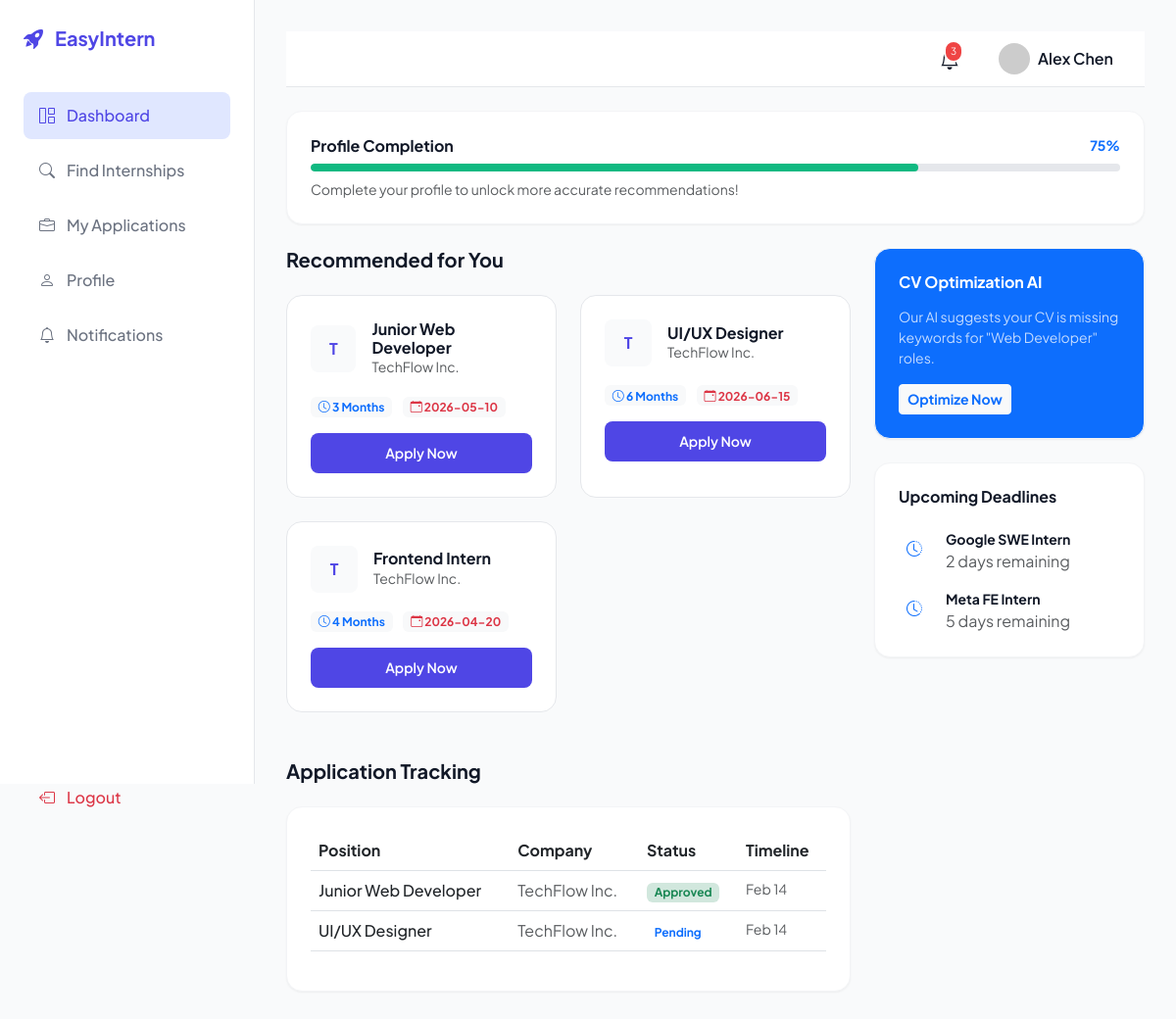
The app's page /student_dashboard.php with its own data.
### tables this page shows
CREATE TABLE IF NOT EXISTS student_profiles (
    user_id INT PRIMARY KEY,
    skills TEXT,  
    cv_url VARCHAR(255),
    bio TEXT,
    location VARCHAR(255),
    profile_completion INT DEFAULT 0,
    FOREIGN KEY (user_id) REFERENCES users(id) ON DELETE CASCADE
);

CREATE TABLE IF NOT EXISTS internships (
    id INT AUTO_INCREMENT PRIMARY KEY,
    company_id INT,
    title VARCHAR(255) NOT NULL,
    description TEXT NOT NULL,
    requirements TEXT,  
    duration VARCHAR(100),
    deadline DATE,
    company_name VARCHAR(255),
    status ENUM('Active', 'Expired') DEFAULT 'Active',
    created_at TIMESTAMP DEFAULT CURRENT_TIMESTAMP,
    FOREIGN KEY (company_id) REFERENCES users(id) ON DELETE CASCADE
);

CREATE TABLE IF NOT EXISTS applications (
    id INT AUTO_INCREMENT PRIMARY KEY,
    internship_id INT,
    student_id INT,
    status ENUM('Pending', 'Approved', 'Rejected') DEFAULT 'Pending',
    applied_at TIMESTAMP DEFAULT CURRENT_TIMESTAMP,
    FOREIGN KEY (internship_id) REFERENCES internships(id) ON DELETE CASCADE,
    FOREIGN KEY (student_id) REFERENCES users(id) ON DELETE CASCADE
);

### student_dashboard.php (the view, shortened to what this page needs)
<?php
require 'includes/db.php';
$user_id = $_SESSION['user_id'];
$stmt = $pdo->prepare("SELECT * FROM student_profiles WHERE user_id = ?");
$stmt->execute([$user_id]);
$profile = $stmt->fetch();
$progress = $profile['profile_completion'] ?? 70;
$stmt = $pdo->prepare("SELECT a.*, i.title, i.company_name FROM applications a JOIN internships i ON a.internship_id = i.id WHERE a.student_id = ? ORDER BY applied_at DESC");
$stmt->execute([$user_id]);
$applications = $stmt->fetchAll();
$skills = $profile['skills'] ?? 'PHP, JavaScript, CSS';
$skill_arr = explode(',', $skills);
$recommendations = [];
if (!empty($skill_arr)) {
    $sql = "SELECT * FROM internships WHERE ";
    $clauses = [];
    foreach($skill_arr as $s) {
        $clauses[] = "requirements LIKE '%" . trim($s) . "%'";
    }
    $sql .= implode(' OR ', $clauses) . " LIMIT 3";
    $recommendations = $pdo->query($sql)->fetchAll();
}
?>
<!DOCTYPE html>
<html lang="en">
<head>
    <link href="https://cdn.jsdelivr.net/npm/bootstrap@5.3.0/dist/css/bootstrap.min.css" rel="stylesheet">
    <link rel="stylesheet" href="assets/css/saas-style.css">
    <link rel="stylesheet" href="https://cdn.jsdelivr.net/npm/bootstrap-icons@1.11.1/font/bootstrap-icons.css">
</head>
<body>
<div class="dashboard-wrapper">
    <aside class="sidebar">
        <div class="sidebar-logo">
            <i class="bi bi-rocket-takeoff-fill"></i> EasyIntern
        </div>
        <nav class="d-flex flex-column h-100">
            <a href="student_dashboard.php" class="nav-item active"><i class="bi bi-grid-1x2"></i> Dashboard</a>
            <a href="internships.php" class="nav-item"><i class="bi bi-search"></i> Find Internships</a>
            <a href="applications.php" class="nav-item"><i class="bi bi-briefcase"></i> My Applications</a>
            <a href="profile.php" class="nav-item"><i class="bi bi-person"></i> Profile</a>
            <a href="notifications.php" class="nav-item"><i class="bi bi-bell"></i> Notifications</a>
            <div class="mt-auto">
                <a href="logout.php" class="nav-item text-danger"><i class="bi bi-box-arrow-left"></i> Logout</a>
            </div>
        </nav>
    </aside>
    <main class="main-content">
        <header class="top-navbar mb-4">
            <div class="notification-bell mx-3">
                <span class="notification-count">3</span>
            </div>
            <div class="d-flex align-items-center gap-2">
                <img src="https://ui-avatars.com/api/?name=<?php echo urlencode($_SESSION['name']); ?>&background=4f46e5&color=fff" class="rounded-circle" width="32">
                <span class="fw-semibold"><?php echo htmlspecialchars($_SESSION['name']); ?></span>
            </div>
        </header>
        <div class="glass-card mb-4 animate-fade">
            <div class="d-flex justify-content-between align-items-center mb-2">
                <h6 class="mb-0 fw-bold">Profile Completion</h6>
                <span class="small text-primary fw-bold"><?php echo $progress; ?>%</span>
            </div>
            <div class="progress">
                <div class="progress-bar" style="width: <?php echo $progress; ?>%"></div>
            </div>
            <p class="small text-muted mt-2 mb-0">Complete your profile to unlock more accurate recommendations!</p>
        </div>
        <div class="row">
            <div class="col-lg-8">
                <h5 class="fw-bold mb-4">Recommended for You</h5>
                <div class="row g-4 mb-5">
                    <?php if(empty($recommendations)): ?>
                        <div class="col-12"><p class="text-muted">No recommendations yet. Update your skills!</p></div>
                    <?php else: foreach($recommendations as $intern): ?>
                        <div class="col-md-6">
                            <div class="intern-card h-100">
                                <div class="d-flex align-items-center gap-3 mb-3">
                                    <div class="company-logo"><?php echo substr($intern['company_name'], 0, 1); ?></div>
                                    <div>
                                        <h6 class="mb-0 fw-bold"><?php echo $intern['title']; ?></h6>
                                        <p class="small text-muted mb-0"><?php echo $intern['company_name']; ?></p>
                                    </div>
                                </div>
                                <div class="mb-3">
                                    <span class="badge bg-light text-primary me-2"><i class="bi bi-clock"></i> <?php echo $intern['duration']; ?></span>
                                    <span class="badge bg-light text-danger"><i class="bi bi-calendar-event"></i> <?php echo $intern['deadline']; ?></span>
                                </div>
                                <a href="apply.php?id=<?php echo $intern['id']; ?>" class="btn btn-sm btn-indigo w-100">Apply Now</a>
                            </div>
                        </div>
                    <?php endforeach; endif; ?>
                </div>
                <h5 class="fw-bold mb-4">Application Tracking</h5>
                <div class="glass-card">
                    <?php if(empty($applications)): ?>
                        <p class="text-muted">You haven't applied to any internships yet.</p>
                    <?php else: ?>
                        <div class="table-responsive">
                            <table class="table">
                                <thead>
                                    <tr>
                                        <th>Position</th>
                                        <th>Company</th>
                                        <th>Status</th>
                                        <th>Timeline</th>
                                    </tr>
                                </thead>
                                <tbody>
                                    <?php foreach($applications as $app): ?>
                                        <tr>
                                            <td class="fw-medium"><?php echo $app['title']; ?></td>
                                            <td class="text-muted"><?php echo $app['company_name']; ?></td>
                                            <td>
                                                <?php if($app['status'] == 'Pending'): ?>
                                                    <span class="badge bg-primary-light text-primary">Pending</span>
                                                <?php elseif($app['status'] == 'Approved'): ?>
                                                    <span class="badge bg-success-subtle text-success">Approved</span>
                                                <?php else: ?>
                                                    <span class="badge bg-danger-subtle text-danger">Rejected</span>
                                                <?php endif; ?>
                                            </td>
                                            <td class="small text-muted"><?php echo date('M d', strtotime($app['applied_at'])); ?></td>
                                        </tr>
                                    <?php endforeach; ?>
                                </tbody>
                            </table>
                        </div>
                    <?php endif; ?>
                </div>
            </div>
            <div class="col-lg-4">
                <div class="glass-card mb-4 bg-primary text-white">
                    <h6 class="fw-bold mb-3">CV Optimization AI</h6>
                    <p class="small opacity-75">Our AI suggests your CV is missing keywords for "Web Developer" roles.</p>
                    <button class="btn btn-sm btn-light text-primary fw-bold">Optimize Now</button>
                </div>
                <div class="glass-card">
                    <h6 class="fw-bold mb-4">Upcoming Deadlines</h6>
                    <div class="d-flex align-items-start gap-3 mb-3">
                        <div class="bg-primary-light p-2 rounded text-primary"><i class="bi bi-clock-history"></i></div>
                        <div>
                            <p class="mb-0 small fw-bold">Google SWE Intern</p>
                            <p class="mb-0 x-small text-muted">2 days remaining</p>
                        </div>
                    </div>
                    <div class="d-flex align-items-start gap-3">
                        <div class="bg-primary-light p-2 rounded text-primary"><i class="bi bi-clock-history"></i></div>
                        <div>
                            <p class="mb-0 small fw-bold">Meta FE Intern</p>
                            <p class="mb-0 x-small text-muted">5 days remaining</p>
                        </div>
                    </div>
                </div>
            </div>
        </div>
    </main>
</div>
</body>
</html>

### assets/css/saas-style.css (style rules this page uses)
:root { --primary: #4f46e5; --primary-light: #e0e7ff; --secondary: #10b981; --bg-light: #f9fafb; --bg-white: #ffffff; --text-dark: #111827; --text-muted: #6b7280; --sidebar-width: 260px; --transition: all 0.3s cubic-bezier(0.4, 0, 0.2, 1); --shadow-sm: 0 1px 2px 0 rgb(0 0 0 / 0.05); --shadow-md: 0 4px 6px -1px rgb(0 0 0 / 0.1), 0 2px 4px -2px rgb(0 0 0 / 0.1); }
body { font-family: 'Plus Jakarta Sans', sans-serif; background-color: var(--bg-light); color: var(--text-dark); overflow-x: hidden; }
.dashboard-wrapper { display: flex; min-height: 100vh; }
.sidebar { width: var(--sidebar-width); background: var(--bg-white); border-right: 1px solid #e5e7eb; padding: 1.5rem; position: fixed; height: 100vh; z-index: 50; transition: var(--transition); }
.sidebar-logo { font-size: 1.25rem; font-weight: 700; color: var(--primary); display: flex; align-items: center; gap: 0.75rem; margin-bottom: 2.5rem; }
.nav-item { display: flex; align-items: center; gap: 0.75rem; padding: 0.75rem 1rem; border-radius: 0.5rem; color: var(--text-muted); text-decoration: none; font-weight: 500; margin-bottom: 0.5rem; transition: var(--transition); }
.nav-item:hover, .nav-item.active { background: var(--primary-light); color: var(--primary); }
.main-content { margin-left: var(--sidebar-width); flex: 1; padding: 2rem; }
.top-navbar { background: var(--bg-white); padding: 0.75rem 2rem; border-bottom: 1px solid #e5e7eb; display: flex; justify-content: flex-end; align-items: center; gap: 1.5rem; position: sticky; top: 0; z-index: 40; }
.glass-card { background: var(--bg-white); border-radius: 1rem; border: 1px solid #f3f4f6; padding: 1.5rem; box-shadow: var(--shadow-sm); transition: var(--transition); }
.btn-indigo { background: var(--primary); color: white; padding: 0.625rem 1.25rem; border-radius: 0.5rem; font-weight: 600; border: none; transition: var(--transition); }
.intern-card { border: 1px solid #e5e7eb; border-radius: 1rem; padding: 1.5rem; background: white; transition: var(--transition); }
.company-logo { width: 48px; height: 48px; border-radius: 0.5rem; background: var(--bg-light); display: flex; align-items: center; justify-content: center; font-weight: 700; color: var(--primary); }
.animate-fade { animation: fadeIn 0.4s ease forwards; }
.notification-bell { position: relative; cursor: pointer; }
.notification-count { position: absolute; top: -4px; right: -4px; background: #ef4444; color: white; font-size: 0.625rem; padding: 2px 5px; border-radius: 10px; border: 2px solid white; }
.progress { height: 8px; border-radius: 4px; background: #e5e7eb; }
.progress-bar { background: var(--secondary); border-radius: 4px; }

### records on screen
student_profiles: profile_completion "75"
internships: company_name "T", title "Junior Web Developer", company_name "TechFlow Inc.", duration "3 Months", deadline "2026-05-10"
internships: company_name "T", title "UI/UX Designer", company_name "TechFlow Inc.", duration "6 Months", deadline "2026-06-15"
internships: company_name "T", title "Frontend Intern", company_name "TechFlow Inc.", duration "4 Months", deadline "2026-04-20"
applications: internship.title "Junior Web Developer", internship.company_name "TechFlow Inc.", status "Approved", applied_at "Feb 14"
applications: internship.title "UI/UX Designer", internship.company_name "TechFlow Inc.", status "Pending", applied_at "Feb 14"

### other values on screen
$_SESSION['name'] "Alex Chen"
